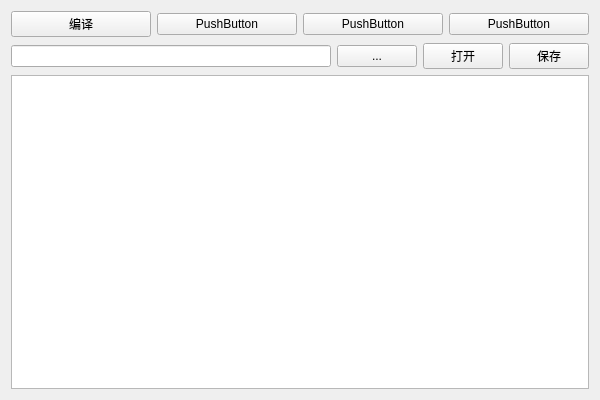
<?xml version="1.0" encoding="UTF-8"?>
<ui version="4.0">
 <class>TextEditWidget</class>
 <widget class="QWidget" name="TextEditWidget">
  <property name="geometry">
   <rect>
    <x>0</x>
    <y>0</y>
    <width>600</width>
    <height>400</height>
   </rect>
  </property>
  <property name="windowTitle">
   <string>Form</string>
  </property>
  <layout class="QVBoxLayout" name="layout_widget">
   <item>
    <layout class="QHBoxLayout" name="layout_func">
     <item>
      <widget class="QPushButton" name="btn_compile">
       <property name="text">
        <string>编译</string>
       </property>
      </widget>
     </item>
     <item>
      <widget class="QPushButton" name="pushButton_1">
       <property name="text">
        <string>PushButton</string>
       </property>
      </widget>
     </item>
     <item>
      <widget class="QPushButton" name="pushButton_3">
       <property name="text">
        <string>PushButton</string>
       </property>
      </widget>
     </item>
     <item>
      <widget class="QPushButton" name="pushButton_2">
       <property name="text">
        <string>PushButton</string>
       </property>
      </widget>
     </item>
    </layout>
   </item>
   <item>
    <layout class="QHBoxLayout" name="layout_file">
     <item>
      <widget class="QLineEdit" name="lineEdit_file">
       <property name="autoFillBackground">
        <bool>false</bool>
       </property>
       <property name="frame">
        <bool>true</bool>
       </property>
       <property name="readOnly">
        <bool>true</bool>
       </property>
      </widget>
     </item>
     <item>
      <widget class="QPushButton" name="btn_choose">
       <property name="sizePolicy">
        <sizepolicy hsizetype="Fixed" vsizetype="Fixed">
         <horstretch>0</horstretch>
         <verstretch>0</verstretch>
        </sizepolicy>
       </property>
       <property name="text">
        <string>...</string>
       </property>
      </widget>
     </item>
     <item>
      <widget class="QPushButton" name="btn_open">
       <property name="sizePolicy">
        <sizepolicy hsizetype="Fixed" vsizetype="Fixed">
         <horstretch>0</horstretch>
         <verstretch>0</verstretch>
        </sizepolicy>
       </property>
       <property name="text">
        <string>打开</string>
       </property>
      </widget>
     </item>
     <item>
      <widget class="QPushButton" name="btn_save">
       <property name="sizePolicy">
        <sizepolicy hsizetype="Fixed" vsizetype="Fixed">
         <horstretch>0</horstretch>
         <verstretch>0</verstretch>
        </sizepolicy>
       </property>
       <property name="text">
        <string>保存</string>
       </property>
      </widget>
     </item>
    </layout>
   </item>
   <item>
    <widget class="QPlainTextEdit" name="textEdit"/>
   </item>
  </layout>
 </widget>
 <resources/>
 <connections/>
</ui>
